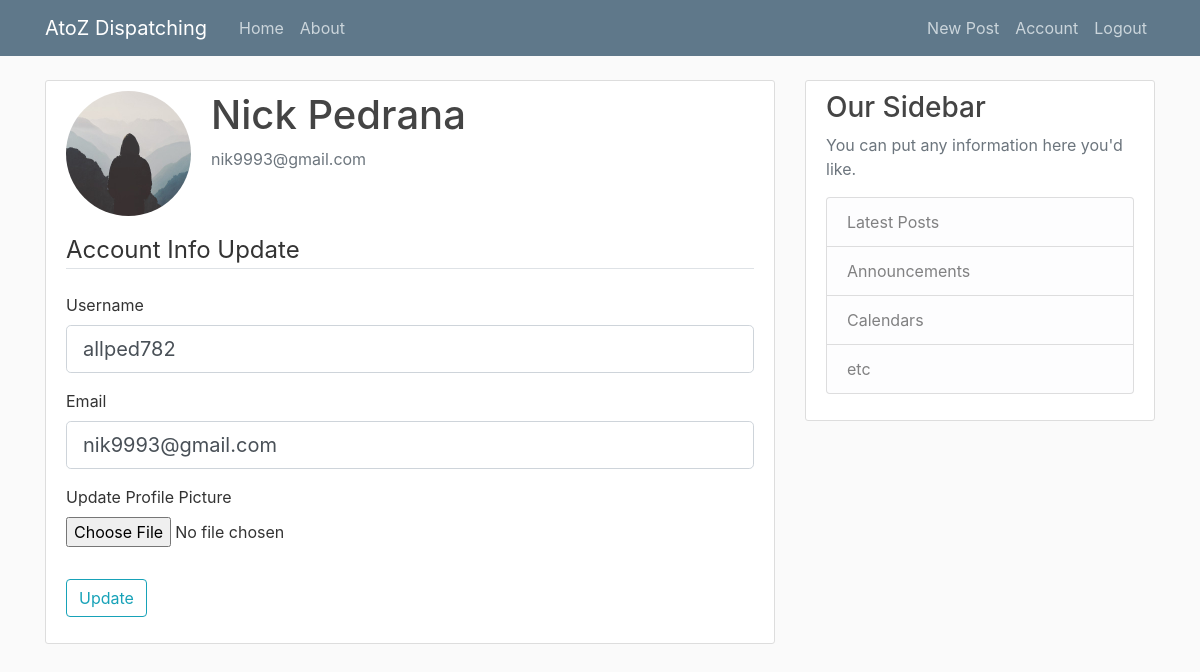
Screenshot of /account (signed in) with the database file from the repository.
### atoz/models.py (models this page shows, shortened)
class User(db.Model, UserMixin):
    id = db.Column(db.Integer, primary_key=True)
    username = db.Column(db.String(20), unique=True, nullable=False)
    email = db.Column(db.String(100), unique=True, nullable=False)
    f_name = db.Column(db.String(100), nullable=False)
    l_name = db.Column(db.String(100), nullable=False)
    image_file = db.Column(db.String(100), nullable=False, default='default.jpg')
    password = db.Column(db.String(60), nullable=False)
    posts = db.relationship('Post', backref='author', lazy=True)

### atoz/routes.py (the view)
@app.route("/account", methods=['GET', 'POST'])
@login_required
def account():
    form = UpdateAccountForm()
    if request.method == 'POST':
        if form.validate_on_submit():
            if form.picture.data:
                picture_file = save_picture(form.picture.data)
                current_user.image_file = picture_file
            current_user.username = form.username.data
            current_user.email = form.email.data
            db.session.commit()
            flash('Your account has been updated!', 'success')
            return redirect(url_for('account'))
    elif request.method == 'GET':
        form.username.data = current_user.username
        form.email.data = current_user.email
    image_file = url_for('static', filename='profile_pics/' + current_user.image_file)
    return render_template('account.html', title='Account', image_file=image_file, form=form)

### atoz/forms.py (shortened to what this page needs)
class UpdateAccountForm(FlaskForm):
    username = StringField('Username', validators=[DataRequired(), Length(min=2, max=20)])
    email = StringField('Email', validators=[DataRequired(), Email()])
    picture = FileField('Update Profile Picture', validators=[FileAllowed(['jpg', 'png'])])
    submit = SubmitField('Update')

### atoz/models.py (called while the page is built)
@login_manager.user_loader
def load_user(user_id):
    return User.query.get(int(user_id))

### atoz/templates/account.html (shortened to what this page needs)
{% extends "layout.html" %}
{% block content %}
    <div class="content-section">
      <div class="media">
        <img class="rounded-circle account-img" src="{{ image_file }}">
        <div class="media-body">
            <h2 class="account-heading">{{ current_user.f_name }} {{ current_user.l_name }}</h2>
            <p class="text-secondary">{{ current_user.email }}</p>
        </div>
      </div>
      <form method="POST" action="" enctype="multipart/form-data">
          <fieldset class="form-group">
            <legend class="border-bottom mb-4">Account Info Update</legend>
            <div class="form-group">
                {{ form.username.label(class="form-control-label") }}
                {% if form.username.errors %}
                    {{ form.username(class="form-control form-control-lg is-invalid") }}
                    <div class="invalid-feedback">
                        {% for error in form.username.errors %}
                            <span>{{ error }}</span>
                        {% endfor %}
                    </div>
                {% else %}
                    {{ form.username(class="form-control form-control-lg") }}
                {% endif %}
            </div>
            <div class="form-group">
                {{ form.email.label(class="form-control-label") }}
                {% if form.email.errors %}
                    {{ form.email(class="form-control form-control-lg is-invalid") }}
                    <div class="invalid-feedback">
                        {% for error in form.email.errors %}
                            <span>{{ error }}</span>
                        {% endfor %}
                    </div>
                {% else %}
                    {{ form.email(class="form-control form-control-lg") }}
                {% endif %}
            </div>
            <div class="form-group">
              {{ form.picture.label() }}
              {{ form.picture(class="form-control-file") }}
            </div>
          </fieldset>
          <div class="form-group">
              {{ form.submit(class="btn btn-outline-info") }}
          </div>
      </form>
    </div>
{% endblock content %}

### atoz/static/main.css (style rules this page uses)
body { background: #fafafa; color: #333333; margin-top: 5rem; }
h1, h2, h3, h4, h5, h6 { color: #444444; }
.content-section { background: #ffffff; padding: 10px 20px; border: 1px solid #dddddd; border-radius: 3px; margin-bottom: 20px; }
.account-img { height: 125px; width: 125px; margin-right: 20px; margin-bottom: 16px; }
.account-heading { font-size: 2.5rem; }

### rows the page displays
User: f_name "Nick", l_name "Pedrana", email "nik9993@gmail.com", username "allped782"
